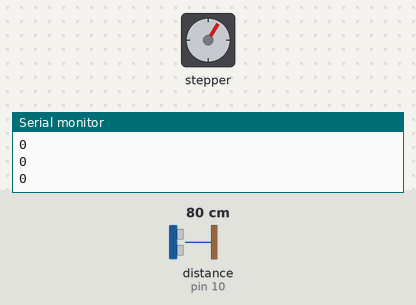
The sketch below on a simulated Arduino Uno, built with avr-gcc and run on an emulated ATmega328P. Parts: stepper motor, the last lines printed to the serial monitor. Wiring (inferred from the names in the program): ultrasonic range finder: trigger pin 13; echo pin 10. The test bench sets the inputs (shaded band); at power-on: distance to the obstacle (sensor on pin 10) 80 cm. The echo pulse lasts 58.3 µs per cm; stepper angles assume 200 steps per turn.

Above: at 1.2 s.
1.3 s: distance to the obstacle (sensor on pin 10) set to 2 cm
At 1.88 s:
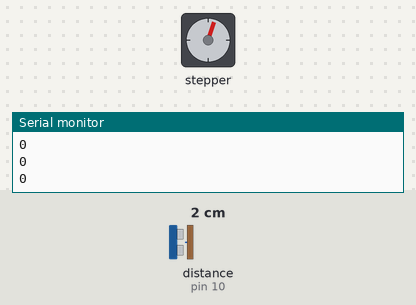
4.3 s: distance to the obstacle (sensor on pin 10) set to 14 cm
At 4.45 s:
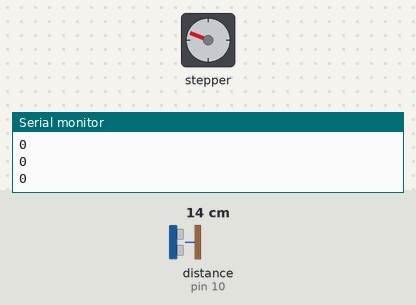
7.3 s: distance to the obstacle (sensor on pin 10) set to 17 cm
At 8.0 s:
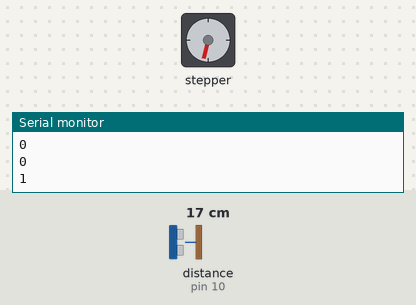
Timing chart, 0 to 10.3 s (numbered marks = the images above; inputs shaded):
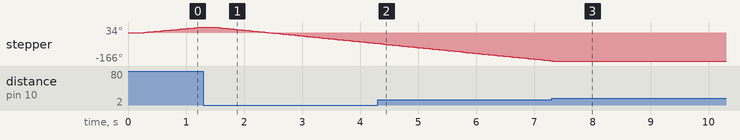

Measured:
- the behaviour switches between 15 and 16 cm on distance to the obstacle (sensor on pin 10) (found by bisection; images 2 and 3)
- after the input at 7.3 s, stepper: goes on until 7.3 s, then stays -166°

The sketch:

Sonar_3d_Scanner_arduino.ino
```cpp
#include <Kalman.h>
#include <AFMotor.h>

/*
   CNU Bottom-up(2020) 공모전
   초음파 3D 스캐너 아두이노IDE 코드

   made by : team 음파음파 (hj-k66 , hotmosit)
*/

int END_DISTANCE = 15; // 센서와 완판 끝의 거리

AF_Stepper stepper1(100, 1);
AF_Stepper stepper2(200, 2);

double filteredDistance; // 필터링된 거리
Kalman myFilter(0.125, 32, 1023, 0);

// 초음파 핀
int echoPin = 10;
int trigPin = 13;

float angle = 0;  // 원판 각도
float height = 0; // 센서 높이
unsigned long count = 0; // 측정 횟수

int TF = 0;    // 스캔 물체 미탐지 여부 확인 변수. 200일 경우 스캔 종료
int flag = 0;  // 칼만 필터링을 위한 변수. 총 10번 같은 위치 측정
int flag2 = 0; // 센서 측정 오작동 예외 변수

// 상태
char state = 'f';

void setup() {
  Serial.begin(9600);
  stepper1.setSpeed(200);
  stepper2.setSpeed(200);

  pinMode(trigPin, OUTPUT);
  pinMode(echoPin, INPUT);
}

void loop() {


  digitalWrite(trigPin, LOW);
  digitalWrite(echoPin, LOW);
  delayMicroseconds(2);
  digitalWrite(trigPin, HIGH);
  delayMicroseconds(10);
  digitalWrite(trigPin, LOW);

  unsigned long duration = pulseIn(echoPin, HIGH);

  double distance = ((double)(340 * duration) / 10000) / 2;

  if ((int)distance == 0) {
    // 거리 측정에 오류가 있는 경우 예외처리
    // 고민이 더 필요한 해봐야하는 코드
    distance = 100;
  }

  if (distance > 100) {
    distance = 100;
  }

  if (state == 'f') {
    /*
     * state == 'f'인 경우 아두이노의 초음파 센서 조정
     * 최초 초음파 센서가 원판보다 위에 있는 경우 센서 위치 조정을 위한 코드
     * 원판을 인식할 때 까지 센서를 0.07cm 씩 아래로 내려가게 한다
     * 원판을 인식한 경우 state 값을 '0'으로 변경된다.
     */

    flag2++;  // 최초 측정시 1~3회 노이즈 발생, 예외 처리 변수


    if ( flag2 > 4) {

      if (distance > 15) {
        stepper2.step(1, FORWARD, SINGLE);
        Serial.println(0);
      } else {
        Serial.println(0);
        state = '0';
        flag2 = 0;
      }
    }
  }


  if (state == '0') {
    /*
     * state == '0'인 경우 아두이노의 초음파 센서 조정
     * 원판을 인식하는 경우 모터를 한바퀴 (0.07cm)만큼 올림
     * 더 이상 원판을 인식 하지 않을때 까지 모터가 돌아감
     */
    flag2++;  // 측정시 최초 1~3회 노이즈 발생, 예외 처리 위함

    if (flag2 > 4) {

      if (distance < 15) {
        // 원판을 인식하는 경우
        // 원판을 인식하였으므로 processing에 0을 전달함

        stepper2.step(1, BACKWARD, SINGLE);
        Serial.println(0);

      }  else {
        // 원판을 더이상 인식하지 않는 경우
        // 원판이 더이상 인식하지 않으므로 processing에 1을 전달함
        stepper2.step(1, BACKWARD, SINGLE);
        Serial.println(1);
        state = '1';
        flag2 = 0;
      }
    }
  }

  if (state == '1') {
    /*
     * state == '1' 은 start scanning 버튼의 입력을 기다리는 상태
     * processing 에서 시리얼 통신을 통해 값을 받는다.
     * state의 값이 변경된다. 값이 '2'가 되는 경우 스캔
     */

    if (Serial.available() > 0) {
      state = Serial.read();
    }
  }

  if (state == '2' && distance <= 100 ) {
    /*
     * state == '2'는 측정을 하는 코드.
     * distance <= 100 조건문은 센서의 오작동시 발생하는 값이 1000 이상이므로 예외처리르 위함
     * 실 거리가 100 이하인 경우만 측정을 실시한다.
     */


    // 카르만 필터를 이용하여 노이즈 제거
    if (flag > 0) { // 첫 측정시 노이즈 발생하여 flag가 1 이상일때부터 측정
      filteredDistance = myFilter.getFilteredValue(distance);
    }

    flag++;


    // 같은 위치를 10번 측정하여 필터링 된 값을 이용하여 스캔에 반영한다.
    if (flag > 10) {
      Serial.println(filteredDistance);
      Serial.println(angle);
      Serial.println(height);
      Serial.println(distance);


      // 원판 모터를 1 스텝마다 1.8도 돌아간다.
      stepper1.step(1, FORWARD, SINGLE);
      angle += 1.8;
      count++;

      if (filteredDistance < END_DISTANCE) {
        TF++;
      }

      if (count % 200 == 0) { //360 = 1.8*200
        if (TF > 0) {
          stepper2.step(1, BACKWARD, SINGLE);
          height += 0.07;
          TF = 0;
        }
        else if (height >= 4.8 || TF <= 0) {
          // 최대 높이에 도달하거나 더이상 스캔할 물체가 탐지 되지 않는 경우 종료
          // 종료 조건으로 processing에 0,0,1000,0 을 전달한다.

          Serial.println(0); //거리
          Serial.println(0); //각도
          Serial.println(1000);//높이
          Serial.println(0);

          while (true); // 더이상 진행을 멈추기 위한 코드
        }
      }

      // 다음 측정을 위해 flag 값을 0으로 변경
      flag = 0;
    }

    if (Serial.available() > 0) {
      // 스캔 도중의 'pause' 버튼이나 'exit' 버튼의 명령을 기다리기 위함
      state = Serial.read();
    }
  }

  delay(50);
}
```
